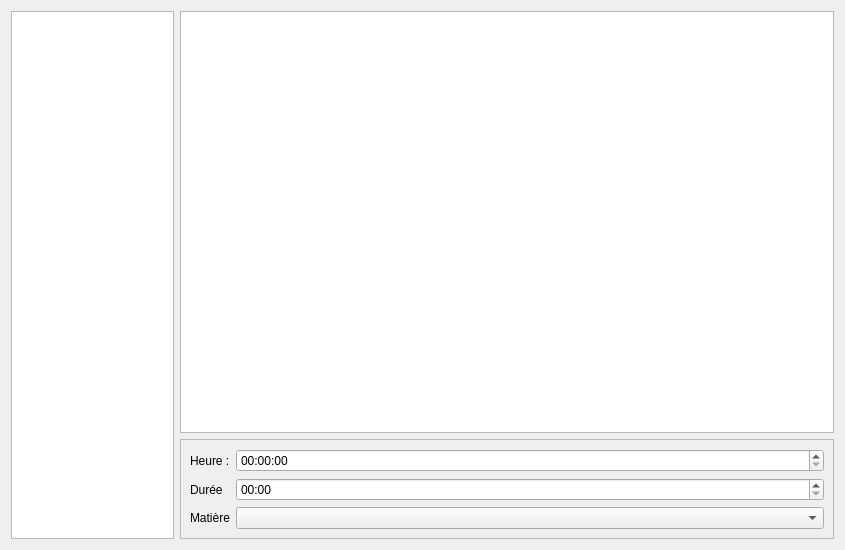
<?xml version="1.0" encoding="UTF-8"?>
<ui version="4.0">
 <class>TimetableManager</class>
 <widget class="QDialog" name="TimetableManager">
  <property name="windowModality">
   <enum>Qt::WindowModal</enum>
  </property>
  <property name="geometry">
   <rect>
    <x>0</x>
    <y>0</y>
    <width>845</width>
    <height>550</height>
   </rect>
  </property>
  <property name="windowTitle">
   <string>Emploi du temps</string>
  </property>
  <layout class="QHBoxLayout" name="horizontalLayout" stretch="1,4">
   <item>
    <widget class="QListWidget" name="list_groups"/>
   </item>
   <item>
    <layout class="QVBoxLayout" name="verticalLayout_2">
     <property name="rightMargin">
      <number>0</number>
     </property>
     <item>
      <widget class="QGraphicsView" name="viewTable"/>
     </item>
     <item>
      <widget class="QScrollArea" name="scrollArea">
       <property name="maximumSize">
        <size>
         <width>16777215</width>
         <height>100</height>
        </size>
       </property>
       <property name="widgetResizable">
        <bool>true</bool>
       </property>
       <widget class="QWidget" name="scrollAreaWidgetContents">
        <property name="geometry">
         <rect>
          <x>0</x>
          <y>0</y>
          <width>653</width>
          <height>98</height>
         </rect>
        </property>
        <layout class="QFormLayout" name="formLayout">
         <item row="1" column="0">
          <widget class="QLabel" name="label">
           <property name="text">
            <string>Heure :</string>
           </property>
          </widget>
         </item>
         <item row="1" column="1">
          <widget class="QTimeEdit" name="timeEdit_hour"/>
         </item>
         <item row="2" column="0">
          <widget class="QLabel" name="label_2">
           <property name="text">
            <string>Durée</string>
           </property>
          </widget>
         </item>
         <item row="2" column="1">
          <widget class="QTimeEdit" name="timeEdit_duration">
           <property name="displayFormat">
            <string>HH:mm</string>
           </property>
          </widget>
         </item>
         <item row="3" column="0">
          <widget class="QLabel" name="label_3">
           <property name="text">
            <string>Matière</string>
           </property>
          </widget>
         </item>
         <item row="3" column="1">
          <widget class="QComboBox" name="comboBox_subjects"/>
         </item>
        </layout>
       </widget>
      </widget>
     </item>
    </layout>
   </item>
  </layout>
 </widget>
 <resources/>
 <connections/>
</ui>
